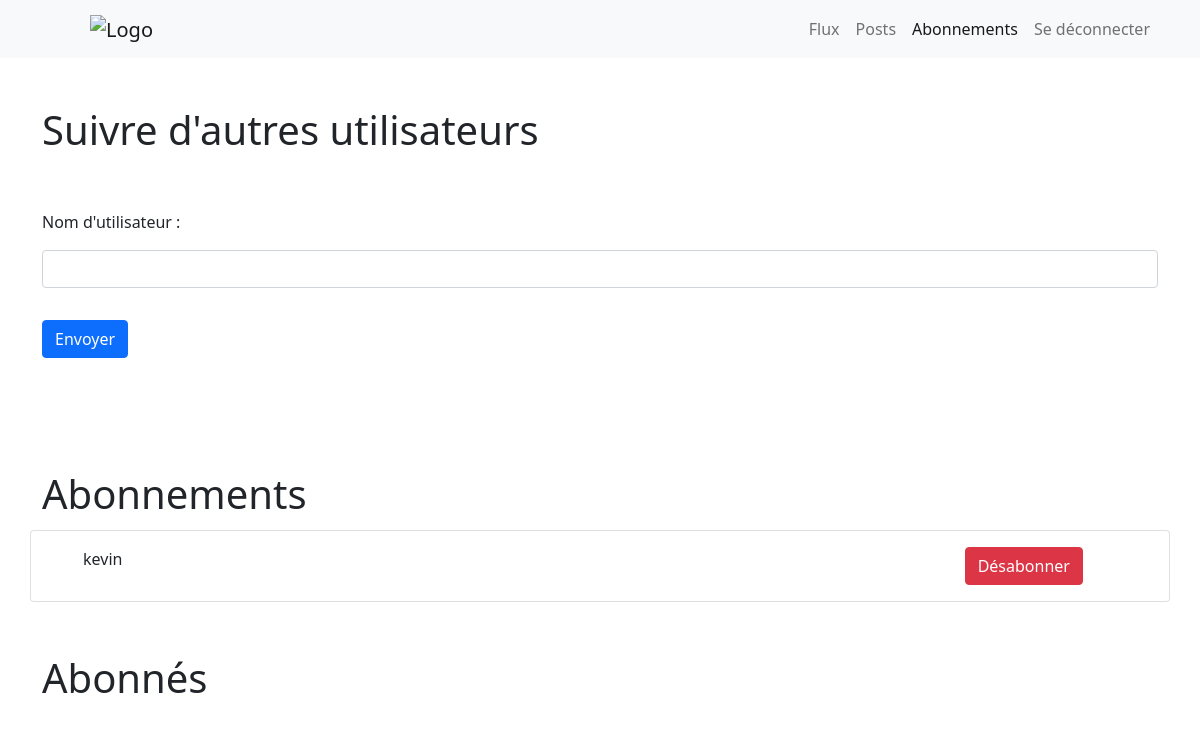
/flux/abonnements (signed in), run on an earlier commit of the app's database.
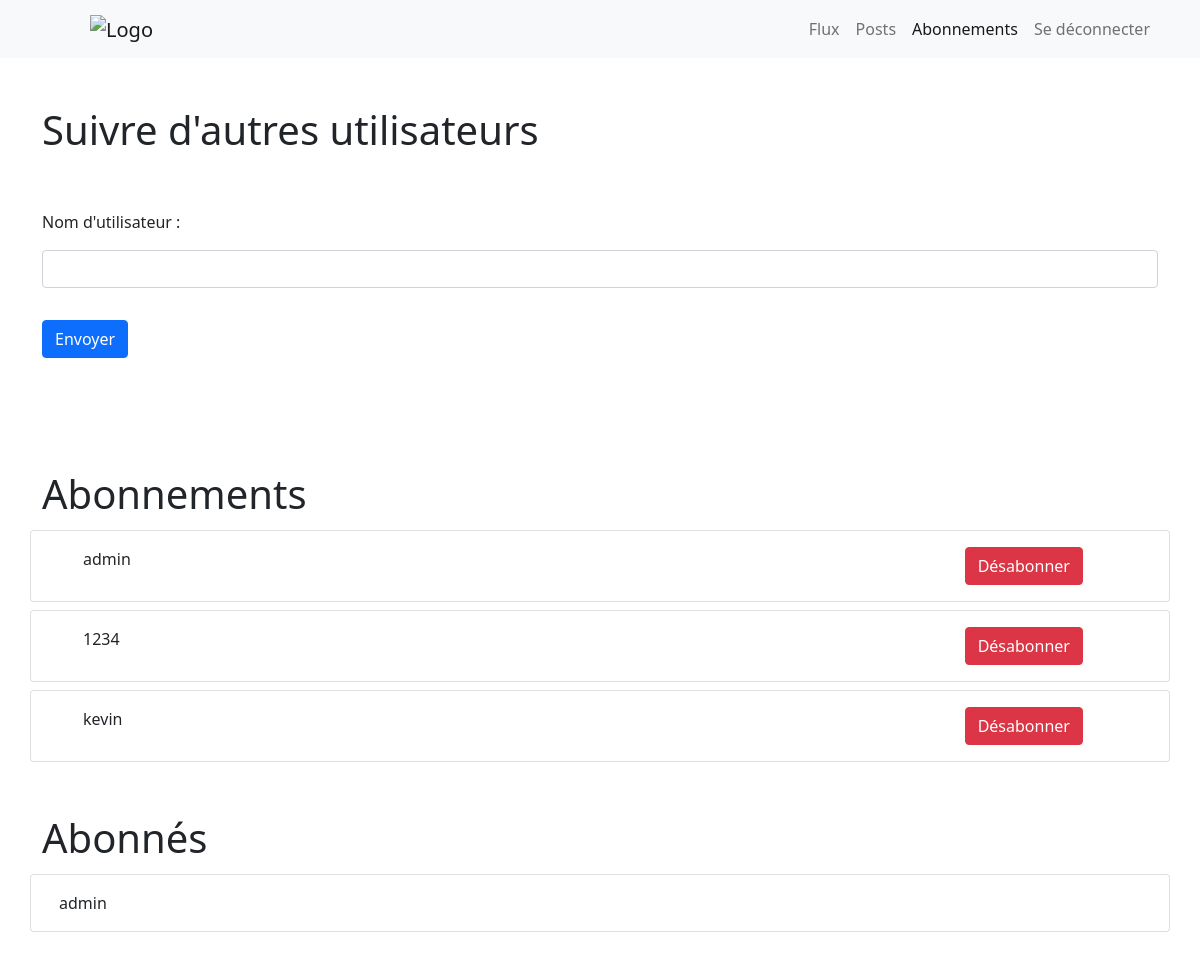
And on a later commit of the database.
### flux/models.py (models this page shows)
class UserFollows(models.Model):
    user = models.ForeignKey(to=settings.AUTH_USER_MODEL, on_delete=models.CASCADE, related_name='following')
    followed_user = models.ForeignKey(to=settings.AUTH_USER_MODEL, on_delete=models.CASCADE, related_name='followed_by')
    class Meta:
        unique_together = ('user', 'followed_user', )

### flux/views.py (the view, shortened to what this page needs)
# urls.py: path('abonnements', views.abonnements, name='abonnements'),
@login_required
def abonnements(request):
    form = AbonnementsForm
    followed_users = UserFollows.objects.filter(user = request.user.id)
    followers = UserFollows.objects.filter(followed_user = request.user.id)
    context = {'form':form, 'followed_users':followed_users, 'followers':followers, 'current_page':'abonnements'}
    return render(request, 'flux/abonnements.html', context)

### flux/templates/flux/abonnements.html (shortened to what this page needs)
{% extends "base_generic.html" %}
{% block content %}
<div class="container my-5">
    <h1> Suivre d'autres utilisateurs</h1>
    <div class="row">
        <div class="col-12">
            <form class='my-5' action="" enctype="multipart/form-data" method="post">
                {{form}}
                <button id = "create-review-submit" type="submit" class="btn btn-primary my-3">Envoyer</button>
            </form>
        </div>
    </div>
</div>
<div class="container my-5">
    <h1>Abonnements</h1>
    <div class="row">
        {% for followed_user in followed_users %}
            <div class="card my-1">
                <div class="card-body">
                    <div class="container">
                        <div class="row">
                            <div class="col-10">{{followed_user.followed_user}}</div>
                            <div class="col-2">
                                <a name="désabonner" id="désabonner" class="btn btn-danger" href="unsubscribe/{{followed_user.id}}" role="button">Désabonner</a>
                            </div>
                        </div>
                    </div>
                </div>
            </div>
        {% endfor %}
    </div>
</div>
<div class="container my-5">
    <h1>Abonnés</h1>
    <div class="row">
        {% for follower in followers %}
            <div class="card my-1">
                <div class="card-body">
                    <p class="card-text">{{follower.user}}</p>
                </div>
            </div>
        {% endfor %}
    </div>
</div>
{% endblock content %}

### templates/base_generic.html (shortened to what this page needs)
<!DOCTYPE html>
<html lang="en">
<head>
    <link href="https://cdn.jsdelivr.net/npm/bootstrap@5.0.2/dist/css/bootstrap.min.css" rel="stylesheet">
    <link rel="stylesheet" href="https://cdn.jsdelivr.net/npm/bootstrap-icons@1.5.0/font/bootstrap-icons.css">
    {% load static %}
</head>
<body>
        <nav class="navbar navbar-expand-lg navbar-light bg-light ">
            <div class="container">
                <a class="navbar-brand w-10" href="{% url 'flux' %}"><img class="w-25 mx-5" src="https://user.oc-static.com/upload/2020/09/18/16004297044411_P7.png" alt="Logo"></a>
                <div class="collapse navbar-collapse justify-content-end" id="navbarNav">
                    <ul class="navbar-nav ">
                    <li class="nav-item">
                        {% if current_page == 'flux' %}
                            <a class="nav-link active" aria-current="page" href={% url 'flux' %}>Flux</a>
                        {% else %}
                            <a class="nav-link" aria-current="page" href={% url 'flux' %}>Flux</a>
                        {% endif %}
                    </li>
                    <li class="nav-item">
                        {% if current_page == 'posts' %}
                            <a class="nav-link active" href={% url 'posts' %}>Posts</a>
                        {% else %}
                            <a class="nav-link" href={% url 'posts' %}>Posts</a>
                        {% endif %}
                    </li>
                    <li class="nav-item">
                        {% if  current_page == 'abonnements' %}
                            <a class="nav-link active" href={% url 'abonnements' %}>Abonnements</a>
                        {% else %}
                            <a class="nav-link" href={% url 'abonnements' %}>Abonnements</a>
                        {% endif %}
                    </li>
                    <li class="nav-item">
                        <a class="nav-link" href={% url 'logout_view'%}>Se déconnecter</a>
                    </li>
                    </ul>
            </div>
            </div>
        </nav>
    {% block content %} {% endblock %}
</body>
</html>

What changed in the data, as far as the page shows it:
added UserFollows: followed_user "admin", user "admin"
added UserFollows: followed_user "1234", shown under "Abonnements"
